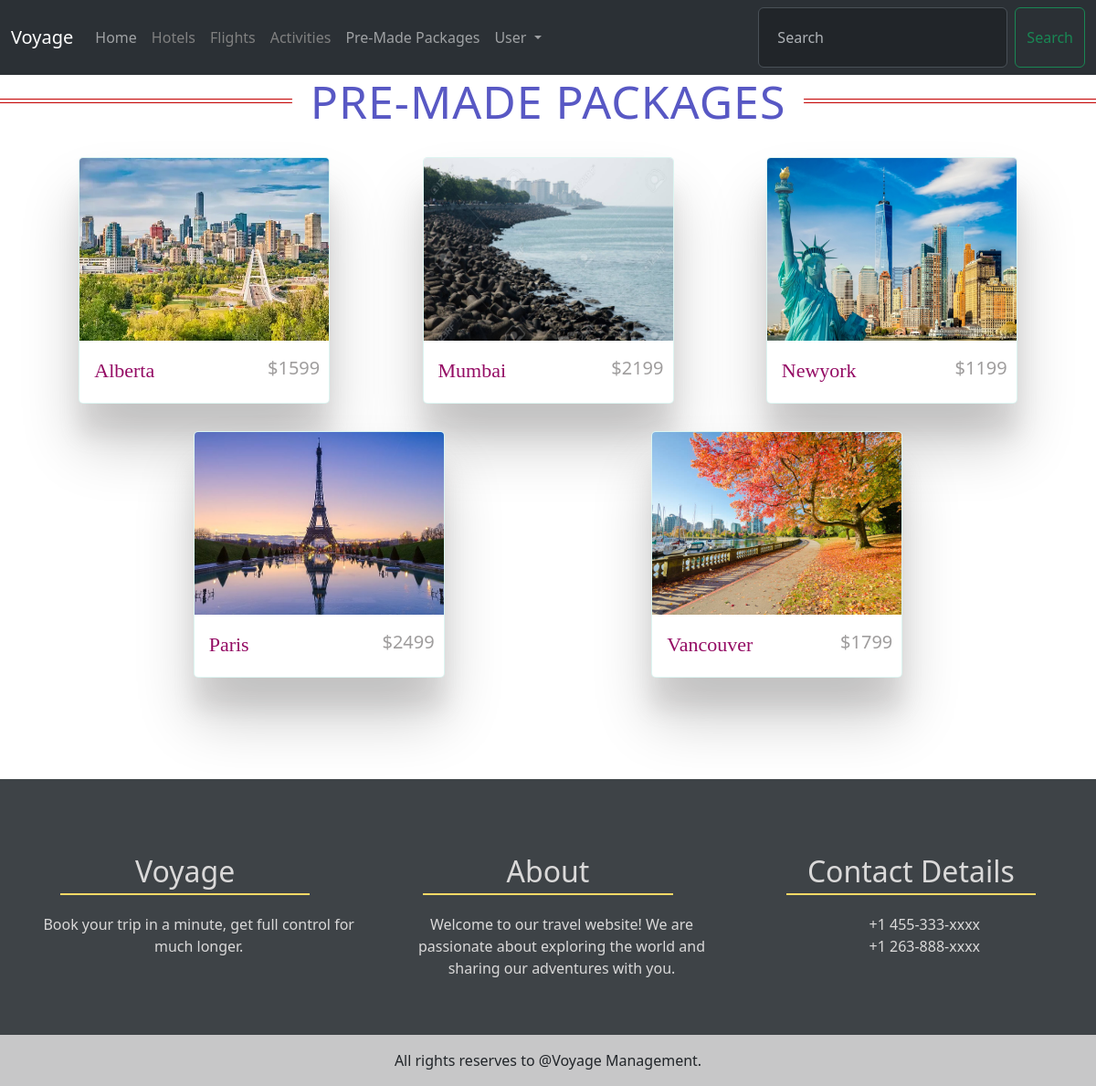
The app's page /packagelist/ with its own data.
### management/package/models.py (models this page shows, shortened)
class Package(models.Model):
    user= models.ForeignKey(User, on_delete=models.CASCADE ,default=None)
    destination = models.CharField(max_length=100)
    activities = models.TextField(max_length=250, default=None)
    description= models.TextField(max_length=250,default=None)
    price= models.IntegerField(default=None)
    date= models.DateTimeField(default=datetime.now)

### management/package/views.py (the view)
# urls.py: path('packagelist/', package_list, name='package_list'),
def package_list(request):
    packages = Package.objects.all()
    return render(request, 'package/package_list.html', {'packages': packages})

### templates/package/package_list.html (shortened to what this page needs)
{% extends 'base.html' %}
{% load static %}
{% block css %}
    <link rel="stylesheet" href="{% static 'css/styles.css' %}">
{% endblock %}
{% block body %}
    <h1 class="heading" style="padding-left: 0px">Pre-Made Packages</h1>
    <div class="card-container"
         style="display: flex;flex-direction: row; flex-wrap: wrap; align-content: space-around; justify-content: space-evenly;">
        {% for package in packages %}
            <div class="card">
                <a href="{% url 'package_detail' package.pk %}" class="destination_name">
                    <img src="{% static 'img/' %}{{ package.destination|lower }}.jpg" alt="{{ package.destination }}">
                </a>
                <p class="price">${{ package.price }}</p>
                <div class="card-body">
                    <a href="{% url 'package_detail' package.pk %}"
                       class="destination_name">{{ package.destination }}</a>
                </div>
            </div>
        {% endfor %}
    </div>
    <br><br><br><br>
{% endblock %}

### templates/base.html (shortened to what this page needs)
<!doctype html>
<html lang="en">
<head>
    <link href="https://cdn.jsdelivr.net/npm/bootstrap@5.3.2/dist/css/bootstrap.min.css" rel="stylesheet"
>
    <link rel="stylesheet" href="https://use.fontawesome.com/releases/v5.15.4/css/all.css">
    {% block css %}
        {% load static %}
    {% endblock %}
</head>
<body class="d-flex flex-column min-vh-100">
<nav class="navbar navbar-expand-lg bg-body-tertiary " data-bs-theme="dark">
    <div class="container-fluid">
        <a class="navbar-brand" href="/">Voyage</a>
        <div class="collapse navbar-collapse" id="navbarSupportedContent">
            <ul class="navbar-nav me-auto mb-0.5 mb-lg-0">
                <li class="nav-item">
                    <a class="nav-link {% if request.path == '/' %}active{% endif %}" aria-current="page"
                       href="/">Home</a>
                </li>
                 <li class="nav-item">
                   <a class="nav-link{%if request.resolver_match.url_name == 'hotels_list' %}active{% endif %}"
                         href="{% url 'hotels_list' %}" style="color:grey;">Hotels</a>
        <li>
            <li class="nav-item">
                <a class="nav-link {% if request.resolver_match.url_name == 'flights_list' %}active{% endif %}"
                   href="{% url 'flights_list' %}" style="color:grey;">Flights</a>
        </li>
                 <li class="nav-item">
                   <a class="nav-link{%if request.resolver_match.url_name == 'activity_list' %}active{% endif %}"
                         href="{% url 'activity_list' %}" style="color:grey;">Activities</a>
        <li>
                <li class="nav-item">
                    <a class="nav-link {% if request.resolver_match.url_name == '/package_list/' %}active{% endif %}" href="{% url 'package_list' %}"> Pre-Made Packages</a>
                </li>
                <li class="nav-item dropdown">
                    {% if user.is_authenticated %}
                        <a class="nav-link dropdown-toggle" href="#" role="button" data-bs-toggle="dropdown"
                           aria-expanded="false">
                            {{ user.first_name }}
                        </a>
                        <ul class="dropdown-menu" style="font-size: smaller;">
                            <li><a class="dropdown-item" href="{% url 'view_profile' user.id %}">View Profile</a></li>
                            <li><a class="dropdown-item" href="{% url 'logout' %}">Logout</a></li>
                        </ul>
                    {% else %}
                        <a class="nav-link dropdown-toggle {% if request.path == '/signup/' or request.path == '/signin/' or request.path == '/logout/' %}active{% endif %}"
                           href="#" role="button" data-bs-toggle="dropdown" aria-expanded="false">
                            User
                        </a>
                    {% endif %}
                </li>
            </ul>
            <form class="d-flex" action="{% url 'search_results' %}" method="GET">
                <input class="form-control me-2" type="search" name="q" placeholder="Search" aria-label="Search">
                <button class="btn btn-outline-success" type="submit">Search</button>
            </form>
        </div>
    </div>
</nav>
{% block body %}{% endblock body %}
</body>
<footer class="mt-auto bg-light text-center text-lg-start mt-4">
    <div class="text-center p-3" style="background-color: rgba(43,48,53,0.9); height: 280px;">
        <div class="row">
            <div class="col-lg-4 col-md-6 mt-3">
                <h2 style="color: #dad9d9; border: none; border-bottom: 2px solid #ffd966;">Voyage</h2>
                <p>Book your trip in a minute, get full control for much longer.</p>
            </div>
            <div class="col-lg-4 col-md-6 mt-3">
                <h2 style="color: #dad9d9; border: none; border-bottom: 2px solid #ffd966;">About</h2>
                <p>Welcome to our travel website! We are passionate about exploring the world and sharing our adventures
                    with you.</p>
            </div>
            <div class="col-lg-4 col-md-12 mt-3">
                <h2 style="color: #dad9d9; border: none; border-bottom: 2px solid #ffd966;">Contact Details</h2>
                <p>+1 455-333-xxxx<br>+1 263-888-xxxx</p>
            </div>
        </div>
    </div>
<div class="text-center p-3" style="background-color: rgba(0,0,0,.2);" >
        All rights reserves to @Voyage Management.
    </div>
</footer>
</html>

### static/css/styles.css (style rules this page uses)
.form-control { display: flex; flex-direction: column; align-items: center; justify-content: center; width: 90%; max-width: 500px; margin: auto; padding: 20px; }
label, input { width: 100%; }
h1 { color: #5858c4; padding-left: 30px; padding-top: 15px; padding-bottom: 5px; }
h2 { margin: 50px; border: solid; border-color: #0056b3; }
.description, p { margin-left: 30px; color: #666; }
dl, ol, ul { margin-top: 0; margin-bottom: 1.2rem; }
ol, ul { padding-left: 3rem; }
a { text-decoration: none; font-size: larger; }
footer { margin-top: auto; }
footer h2 { padding-bottom: 5px; margin-bottom: 20px; text-align: center; border-bottom: 2px solid #ffd966; }
footer p { color: #dad9d9; margin-top: 15px; text-align: center; }
footer .col-lg-4:last-child { text-align: right; }
html, body { height: 100%; }
body { display: flex; flex-direction: column; }

### records on screen
Package: shows a picture, price "1599", destination "Alberta"
Package: shows a picture, price "2199", destination "Mumbai"
Package: shows a picture, price "1199", destination "Newyork"
Package: shows a picture, price "2499", destination "Paris"
Package: shows a picture, price "1799", destination "Vancouver"
